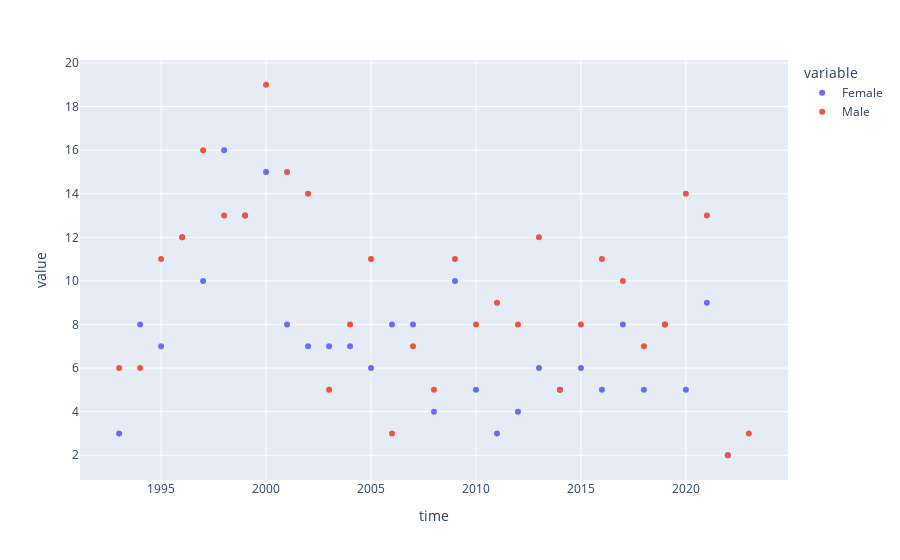

This figure's notebook cell:
### Code cell
# HIV infections/transmissions
df = datalist['etable']
normal_deaths = df[df.eventname == 'transmission']
normal_deaths['time'] = normal_deaths['eventtime'].astype(int)

no_deaths_gender = normal_deaths.groupby(['p1gender','time']).agg(no_deaths = ('p1ID', 'size')).reset_index()

# Replace timepoint with years, gender with actual gender string
no_deaths_gender['time'] = no_deaths_gender['time'].map(timepoint_to_year)
no_deaths_gender['p1gender'] = no_deaths_gender['p1gender'].map(gender)

no_deaths_gender['no_deaths_actual'] = no_deaths_gender['no_deaths']#*716540/1000

no_deaths_gender_wide_df = no_deaths_gender.pivot(index='time', columns='p1gender', values='no_deaths_actual').reset_index()

px.scatter(data_frame=no_deaths_gender_wide_df, x='time', y=['Female','Male'])

### Figure 1 — Plotly figure (JSON) as saved in the notebook; plotly's stock layout.template omitted (floating-point values rounded to 4 significant figures)
{"data": [{"hovertemplate": "variable=Female<br>time=%{x}<br>value=%{y}<extra></extra>", "legendgroup": "Female", "marker": {"color": "#636efa", "symbol": "circle"}, "mode": "markers", "name": "Female", "orientation": "v", "showlegend": true, "type": "scatter", "x": [1993, 1994, 1995, 1996, 1997, 1998, 1999, 2000, 2001, 2002, 2003, 2004, 2005, 2006, 2007, 2008, 2009, 2010, 2011, 2012, 2013, 2014, 2015, 2016, 2017, 2018, 2019, 2020, 2021, 2022, 2023], "xaxis": "x", "y": [3, 8, 7, 12, 10, 16, 13, 15, 8, 7, 7, 7, 6, 8, 8, 4, 10, 5, 3, 4, 6, 5, 6, 5, 8, 5, 8, 5, 9, 2, null], "yaxis": "y"}, {"hovertemplate": "variable=Male<br>time=%{x}<br>value=%{y}<extra></extra>", "legendgroup": "Male", "marker": {"color": "#EF553B", "symbol": "circle"}, "mode": "markers", "name": "Male", "orientation": "v", "showlegend": true, "type": "scatter", "x": [1993, 1994, 1995, 1996, 1997, 1998, 1999, 2000, 2001, 2002, 2003, 2004, 2005, 2006, 2007, 2008, 2009, 2010, 2011, 2012, 2013, 2014, 2015, 2016, 2017, 2018, 2019, 2020, 2021, 2022, 2023], "xaxis": "x", "y": [6, 6, 11, 12, 16, 13, 13, 19, 15, 14, 5, 8, 11, 3, 7, 5, 11, 8, 9, 8, 12, 5, 8, 11, 10, 7, 8, 14, 13, 2, 3], "yaxis": "y"}], "layout": {"autosize": true, "legend": {"title": {"text": "variable"}, "tracegroupgap": 0}, "margin": {"t": 60}, "xaxis": {"anchor": "y", "autorange": true, "domain": [0, 1], "range": [1991.0, 2025.0], "title": {"text": "time"}, "type": "linear"}, "yaxis": {"anchor": "x", "autorange": true, "domain": [0, 1], "range": [0.6837, 20.32], "title": {"text": "value"}, "type": "linear"}}}
